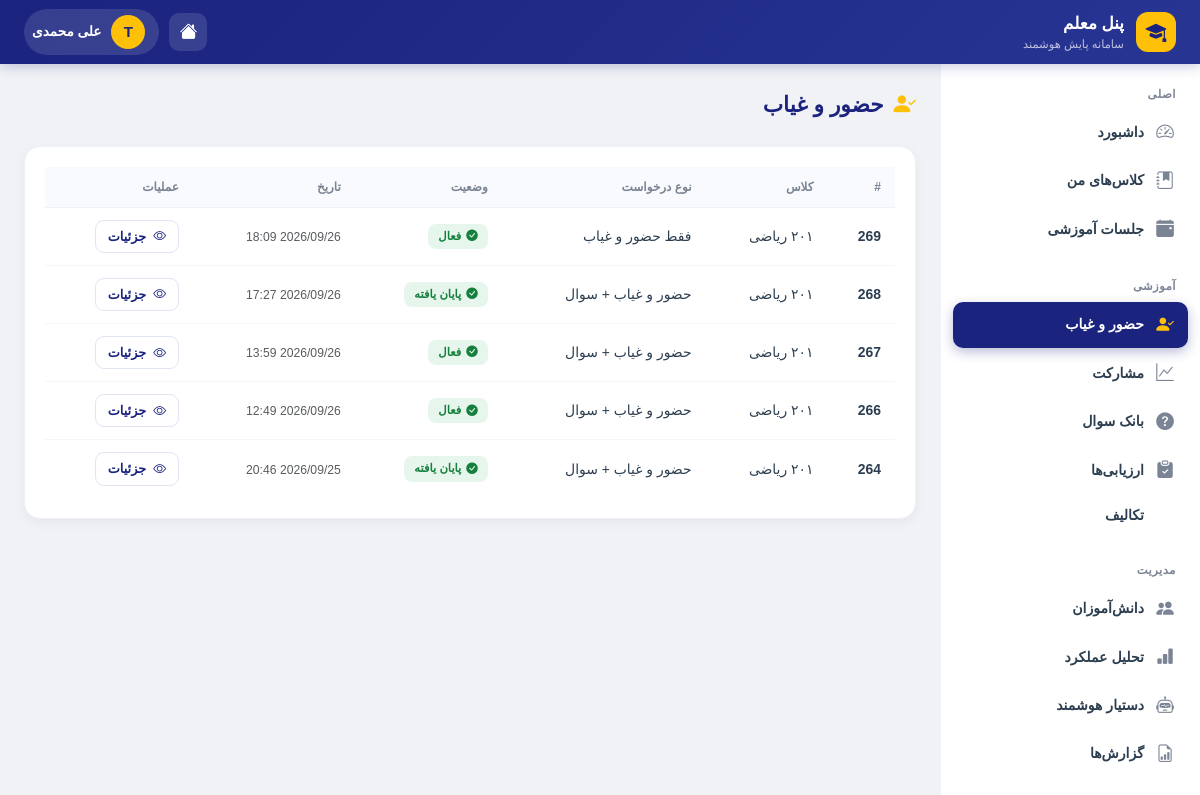
Screenshot of /teacher/attendance/ (signed in) with the database file from the repository.
### accounts/models.py (models this page shows, shortened)
class User(AbstractUser):
    ROLE_CHOICES = (
        ('student', 'دانش آموز'),
        ('teacher', 'معلم'),
        ('assistant', 'معاون'),
        ('principal', 'مدیر مدرسه'),
        ('district_admin', 'مسئول منطقه'),
        ('county_admin', 'مسئول شهرستان'),
        ('province_admin', 'مسئول استان'),
        ('country_admin', 'مسئول کشور'),
    )
    role = models.CharField(max_length=20, choices=ROLE_CHOICES, default='student')
    national_id = models.CharField(
        max_length=10, unique=True, null=True, blank=True,
        verbose_name="کد ملی"
    )
    province = models.ForeignKey(
        'national.Province',
        on_delete=models.SET_NULL,
        null=True, blank=True,
        related_name='admin_users',
        verbose_name="استان اختصاصی (برای مسئول استانی)"
    )
    district = models.ForeignKey(
        'national.District',
        on_delete=models.SET_NULL,
        null=True, blank=True,
        related_name='admin_users',
        verbose_name="منطقه اختصاصی (برای مسئول منطقه)"
    )
    class Meta:
        verbose_name = "کاربر"
        verbose_name_plural = "کاربران"

### dashboard/models.py (models this page shows, shortened)
class AttendanceRequest(models.Model):
    REQUEST_TYPE_CHOICES = (
        ('face_only', 'فقط حضور و غیاب'),
        ('question_only', 'فقط سوال'),
        ('face_and_question', 'حضور و غیاب + سوال'),
    )
    STATUS_CHOICES = (
        ('active', 'فعال'),
        ('finished', 'پایان یافته'),
        ('canceled', 'لغو شده'),
    )
    teacher = models.ForeignKey(
        User,
        on_delete=models.CASCADE,
        related_name='attendance_requests',
        limit_choices_to={'role': 'teacher'},
        verbose_name="معلم"
    )
    classroom = models.ForeignKey(
        Classroom,
        on_delete=models.CASCADE,
        related_name='attendance_requests',
        verbose_name="کلاس"
    )
    session = models.ForeignKey(
        ClassSession,
        on_delete=models.CASCADE,
        related_name='attendance_requests',
        verbose_name="جلسه"
    )
    request_type = models.CharField(
        max_length=30,
        choices=REQUEST_TYPE_CHOICES,
        default='face_only',
        verbose_name="نوع درخواست"
    )
    status = models.CharField(
        max_length=20,
        choices=STATUS_CHOICES,
        default='active',
        verbose_name="وضعیت"
    )
    face_time_seconds = models.PositiveIntegerField(
        default=120,
        verbose_name="زمان اسکن چهره (ثانیه)"
    )
    face_deadline_at = models.DateTimeField(
        null=True,
        blank=True,
        verbose_name="مهلت اسکن چهره"
    )
    questions = models.ManyToManyField(
        Question,
        through='AttendanceRequestQuestion',
        related_name='attendance_requests',
        blank=True,
        verbose_name="سوالات"
    )
    created_at = models.DateTimeField(auto_now_add=True, verbose_name="تاریخ ایجاد")
    updated_at = models.DateTimeField(auto_now=True, verbose_name="تاریخ به‌روزرسانی")
    class Meta:
        verbose_name = "درخواست حضور و غیاب / سوال"
        verbose_name_plural = "درخواست‌های حضور و غیاب / سوال"
        ordering = ['-created_at']

class Classroom(models.Model):
    GRADE_CHOICES = (
        ('10', 'دهم'),
        ('11', 'یازدهم'),
        ('12', 'دوازدهم'),
    )
    FIELD_CHOICES = (
        ('computer', 'کامپیوتر'),
        ('electrical', 'برق'),
        ('mechanical', 'مکانیک'),
        ('accounting', 'حسابداری'),
        ('math', 'ریاضی'),
        ('experimental', 'تجربی'),
        ('humanities', 'انسانی'),
    )
    name = models.CharField(max_length=100, verbose_name="نام کلاس")
    subject = models.CharField(max_length=100, verbose_name="درس")
    grade = models.CharField(
        max_length=2,
        choices=GRADE_CHOICES,
        default='10',
        verbose_name="پایه تحصیلی"
    )
    field = models.CharField(
        max_length=20,
        choices=FIELD_CHOICES,
        default='math',
        verbose_name="رشته تحصیلی"
    )
    teacher_name = models.CharField(
        max_length=100,
        verbose_name="نام معلم"
    )
    teacher = models.ForeignKey(
        User,
        on_delete=models.SET_NULL,
        null=True,
        blank=True,
        related_name='taught_classes',
        verbose_name="کاربر معلم (اختیاری)"
    )
    students = models.ManyToManyField(
        User,
        related_name='enrolled_classes',
        blank=True,
        verbose_name="دانش‌آموزان"
    )
    school = models.ForeignKey(
        'national.School',
        on_delete=models.SET_NULL,
        null=True,
        blank=True,
        related_name='classrooms',
        verbose_name="مدرسه"
    )
    created_at = models.DateTimeField(auto_now_add=True)
    class Meta:
        verbose_name = "کلاس"
        verbose_name_plural = "کلاس‌ها"

### teacher/views.py (the view)
# urls.py: path('attendance/', views.teacher_attendance, name='attendance'),
@teacher_scope_required
def teacher_attendance(request):
    scope = request.teacher_scope
    requests_qs = scope.filter_attendance_requests().select_related(
        'classroom', 'session'
    ).order_by('-created_at')[:30]
    context = {
        'title': 'حضور و غیاب',
        'attendance_requests': requests_qs,
    }
    return render(request, 'teacher/attendance/list.html', context)

### teacher/scope.py (called while the page is built)
    def filter_attendance_requests(self, qs=None):
        from dashboard.models import AttendanceRequest
        if qs is None:
            qs = AttendanceRequest.objects.all()
        return qs.filter(teacher=self.user)

### teacher/templates/teacher/attendance/list.html (shortened to what this page needs)
{% extends 'teacher/base_teacher.html' %}
{% block content %}
<div class="t-page-header">
    <div class="t-page-title"><i class="bi bi-person-check-fill"></i> حضور و غیاب</div>
</div>
<div class="t-card">
    <div class="t-card-body">
        {% if attendance_requests %}
        <div class="table-responsive">
            <table class="t-table">
                <thead>
                    <tr>
                        <th>#</th>
                        <th>کلاس</th>
                        <th>نوع درخواست</th>
                        <th>وضعیت</th>
                        <th>تاریخ</th>
                        <th>عملیات</th>
                    </tr>
                </thead>
                <tbody>
                    {% for req in attendance_requests %}
                    <tr>
                        <td><strong>{{ req.id }}</strong></td>
                        <td>{{ req.classroom.name }}</td>
                        <td>{{ req.get_request_type_display }}</td>
                        <td>
                            {% if req.status == 'active' %}
                                {% include "teacher/components/status_badge.html" with status="active" display="فعال" %}
                            {% elif req.status == 'finished' %}
                                {% include "teacher/components/status_badge.html" with status="completed" display="پایان یافته" %}
                            {% else %}
                                {% include "teacher/components/status_badge.html" with status="cancelled" display="لغو شده" %}
                            {% endif %}
                        </td>
                        <td><small class="text-muted">{{ req.created_at|date:"Y/m/d H:i" }}</small></td>
                        <td>
                            <a href="{% url 'teacher:attendance_detail' req.id %}" class="t-btn t-btn-outline t-btn-sm">
                                <i class="bi bi-eye"></i> جزئیات
                            </a>
                        </td>
                    </tr>
                    {% endfor %}
                </tbody>
            </table>
        </div>
        {% else %}
            {% include "teacher/components/empty_state.html" with icon="bi-person-check" title="درخواست حضوری ثبت نشده" message="هنوز درخواست حضور و غیابی ایجاد نکرده‌اید." %}
        {% endif %}
    </div>
</div>
{% endblock %}

### teacher/templates/teacher/base_teacher.html (shortened to what this page needs)
<!DOCTYPE html>
<html lang="fa" dir="rtl">
<head>
    <link href="https://cdn.jsdelivr.net/npm/bootstrap@5.3.3/dist/css/bootstrap.rtl.min.css" rel="stylesheet">
    <link rel="stylesheet" href="https://cdn.jsdelivr.net/npm/bootstrap-icons@1.11.3/font/bootstrap-icons.min.css">
    <link href="https://cdn.jsdelivr.net/gh/rastikerdar/vazirmatn@v33.003/Vazirmatn-font-face.css" rel="stylesheet">
</head>
<body>
    <header class="t-header">
        <a href="{% url 'teacher:dashboard' %}" class="t-header-brand">
            <div class="t-header-icon"><i class="bi bi-mortarboard-fill"></i></div>
            <div>
                <div class="t-header-title">پنل معلم</div>
                <div class="t-header-sub">سامانه پایش هوشمند</div>
            </div>
        </a>
        <div class="t-header-actions">
            <a href="{% url 'dashboard:home' %}" class="t-header-btn" title="داشبورد اصلی">
                <i class="bi bi-house-fill"></i>
            </a>
            <a href="#" class="t-header-user">
                <div class="t-header-avatar">{{ user.username|first|upper }}</div>
                {{ user.get_full_name|default:user.username }}
            </a>
        </div>
    </header>
    <aside class="t-sidebar" id="tSidebar">
        <div class="t-sidebar-section">
            <div class="t-sidebar-label">اصلی</div>
            <a href="{% url 'teacher:dashboard' %}" class="t-sidebar-item {% if request.resolver_match.url_name == 'dashboard' %}active{% endif %}">
                <i class="bi bi-speedometer2"></i> داشبورد
            </a>
            <a href="{% url 'teacher:classes' %}" class="t-sidebar-item {% if 'class' in request.resolver_match.url_name %}active{% endif %}">
                <i class="bi bi-journal-bookmark-fill"></i> کلاس‌های من
            </a>
            <a href="{% url 'teacher:sessions' %}" class="t-sidebar-item {% if 'session' in request.resolver_match.url_name and 'panel' not in request.resolver_match.url_name %}active{% endif %}">
                <i class="bi bi-calendar-event-fill"></i> جلسات آموزشی
            </a>
        </div>
        <div class="t-sidebar-section">
            <div class="t-sidebar-label">آموزشی</div>
            <a href="{% url 'teacher:attendance' %}" class="t-sidebar-item {% if 'attendance' in request.resolver_match.url_name %}active{% endif %}">
                <i class="bi bi-person-check-fill"></i> حضور و غیاب
            </a>
            <a href="{% url 'teacher:participation' %}" class="t-sidebar-item {% if 'participation' in request.resolver_match.url_name %}active{% endif %}">
                <i class="bi bi-graph-up"></i> مشارکت
            </a>
            <a href="{% url 'teacher:questions' %}" class="t-sidebar-item {% if 'question' in request.resolver_match.url_name %}active{% endif %}">
                <i class="bi bi-question-circle-fill"></i> بانک سوال
            </a>
            <a href="{% url 'teacher:assessments' %}" class="t-sidebar-item {% if 'assessment' in request.resolver_match.url_name %}active{% endif %}">
                <i class="bi bi-clipboard-check-fill"></i> ارزیابی‌ها
            </a>
            <a href="{% url 'teacher:homework' %}" class="t-sidebar-item {% if 'homework' in request.resolver_match.url_name %}active{% endif %}">
                 تکالیف
            </a>
        </div>
        <div class="t-sidebar-section">
            <div class="t-sidebar-label">مدیریت</div>
            <a href="{% url 'teacher:students' %}" class="t-sidebar-item {% if 'student' in request.resolver_match.url_name %}active{% endif %}">
                <i class="bi bi-people-fill"></i> دانش‌آموزان
            </a>
            <a href="{% url 'teacher:analytics' %}" class="t-sidebar-item {% if 'analytics' in request.resolver_match.url_name or 'topic' in request.resolver_match.url_name %}active{% endif %}">
                <i class="bi bi-bar-chart-fill"></i> تحلیل عملکرد
            </a>
            <a href="{% url 'teacher:ai' %}" class="t-sidebar-item {% if 'ai' in request.resolver_match.url_name %}active{% endif %}">
                <i class="bi bi-robot"></i> دستیار هوشمند
            </a>
            <a href="{% url 'teacher:reports' %}" class="t-sidebar-item {% if 'reports' in request.resolver_match.url_name %}active{% endif %}">
                <i class="bi bi-file-earmark-bar-graph"></i> گزارش‌ها
            </a>
        </div>
    </aside>
    <main class="t-main">
        {% block content %}{% endblock %}
    </main>
</body>
</html>

### teacher/templates/teacher/components/status_badge.html
{% if status == 'active' or status == 'present' or status == 'completed' or status == 'approved' or status == 'high' %}
<span class="t-badge success"><i class="bi bi-check-circle-fill"></i>{{ display|default:status }}</span>
{% elif status == 'scheduled' or status == 'pending' or status == 'medium' %}
<span class="t-badge warning"><i class="bi bi-clock-fill"></i>{{ display|default:status }}</span>
{% elif status == 'absent' or status == 'failed' or status == 'rejected' or status == 'low' %}
<span class="t-badge danger"><i class="bi bi-x-circle-fill"></i>{{ display|default:status }}</span>
{% elif status == 'suspicious' %}
<span class="t-badge warning"><i class="bi bi-exclamation-triangle-fill"></i>{{ display|default:status }}</span>
{% elif status == 'cancelled' or status == 'draft' %}
<span class="t-badge secondary"><i class="bi bi-dash-circle"></i>{{ display|default:status }}</span>
{% else %}
<span class="t-badge info"><i class="bi bi-info-circle-fill"></i>{{ display|default:status }}</span>
{% endif %}

### rows the page displays
User: username|first "T", get_full_name "علی محمدی"
AttendanceRequest: id "269", classroom.name "۲۰۱ ریاضی", request_type "فقط حضور و غیاب", display "فعال", created_at "2026/09/26 18:09"
AttendanceRequest: id "268", classroom.name "۲۰۱ ریاضی", request_type "حضور و غیاب + سوال", display "پایان یافته", created_at "2026/09/26 17:27"
AttendanceRequest: id "267", classroom.name "۲۰۱ ریاضی", request_type "حضور و غیاب + سوال", display "فعال", created_at "2026/09/26 13:59"
AttendanceRequest: id "266", classroom.name "۲۰۱ ریاضی", request_type "حضور و غیاب + سوال", display "فعال", created_at "2026/09/26 12:49"
AttendanceRequest: id "264", classroom.name "۲۰۱ ریاضی", request_type "حضور و غیاب + سوال", display "پایان یافته", created_at "2026/09/25 20:46"
